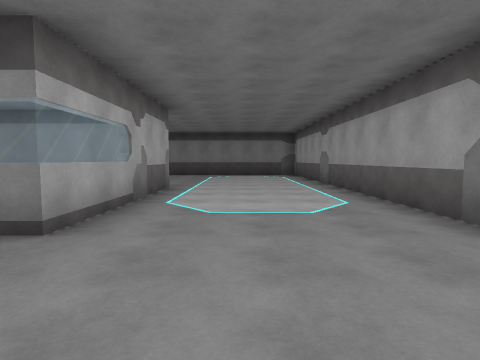
View 1 (above)

17 first-person views from a walk through a scene from a Unity 3-D project. The camera is 1.4 m above the floor, tilts 4° down and sees 80° across. The floor is counted in squares, 2 m on a side. Each view is taken from the middle of a square. On the plan, view 1 faces up. The plan holds only what a view shows up to about 10 squares ahead; the rest is blank. The player character is not drawn.

View 2
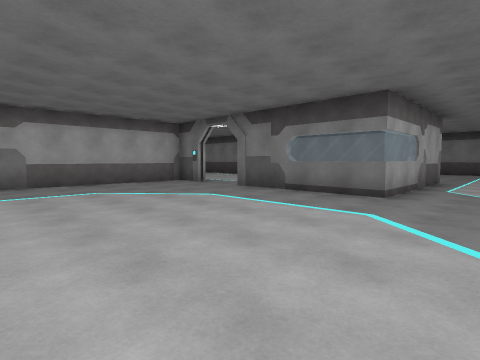

View 3
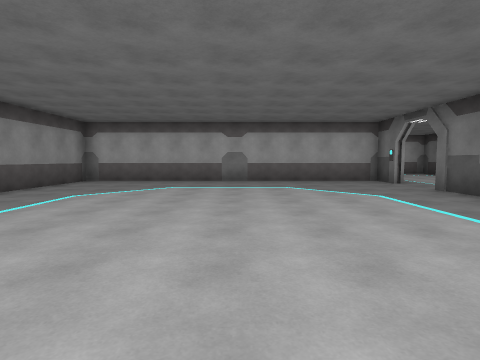

View 4
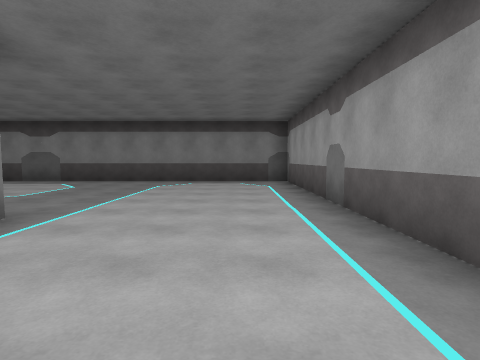

View 5
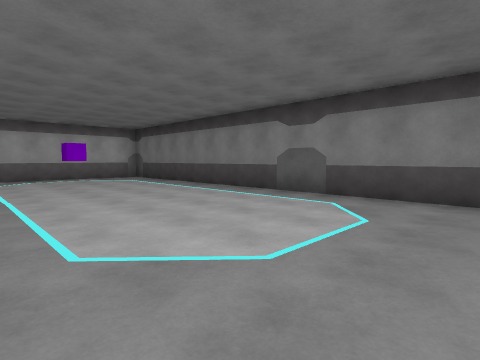

View 6
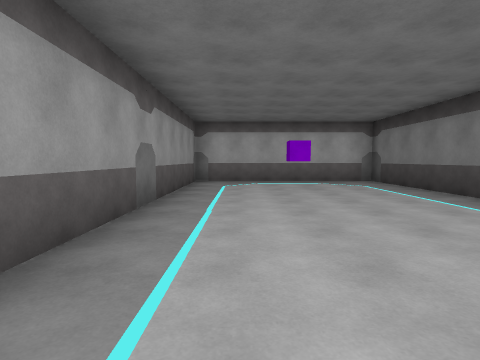

View 7
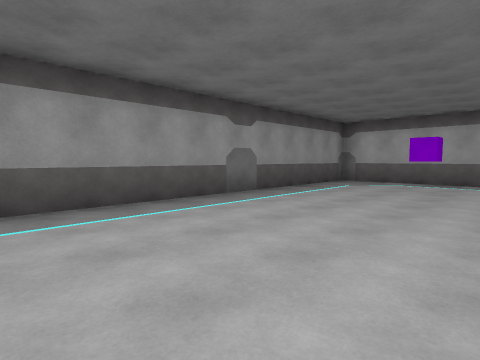

View 8
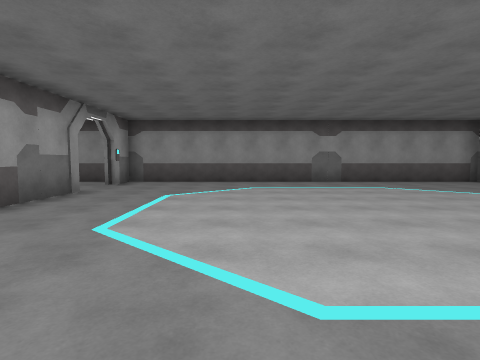

View 9
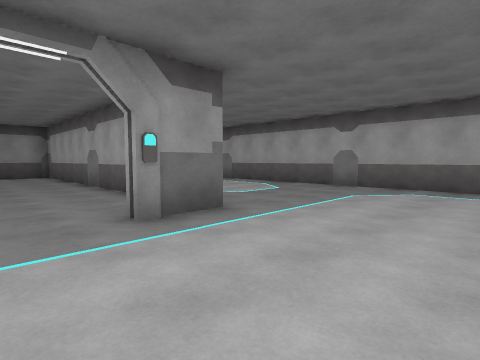

View 10
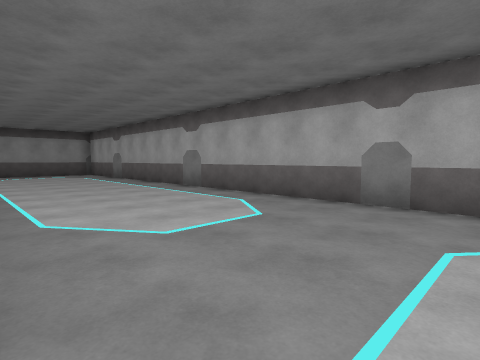

View 11
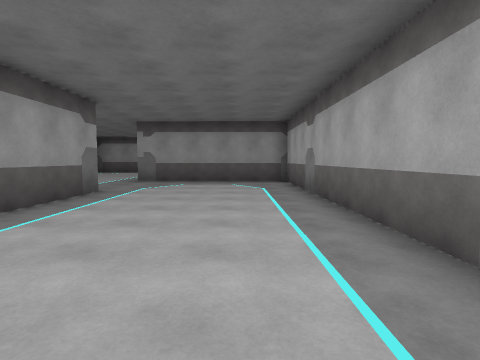

View 12
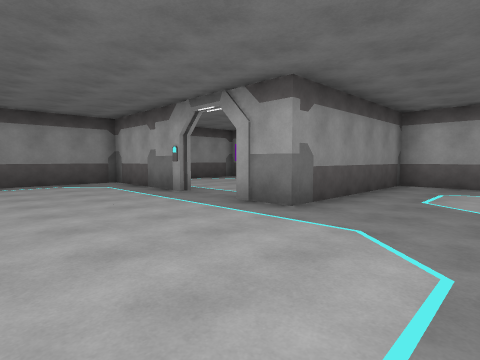

View 13
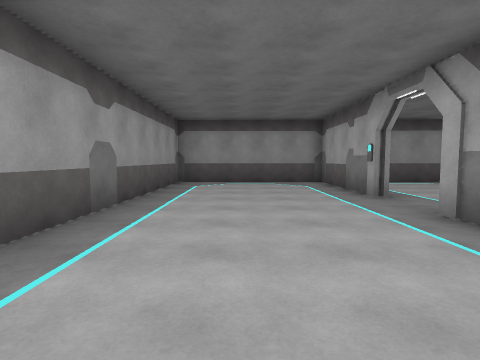

View 14
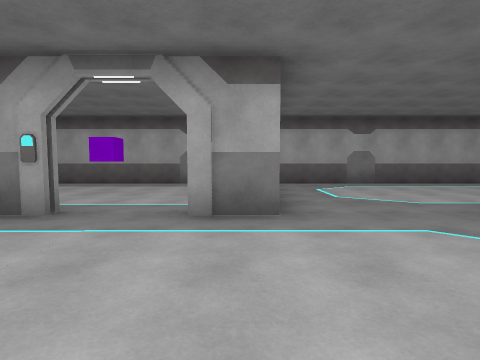

View 15
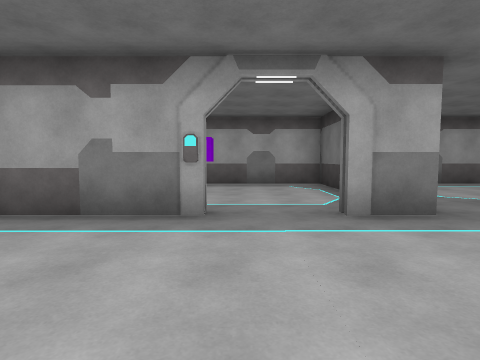

View 16
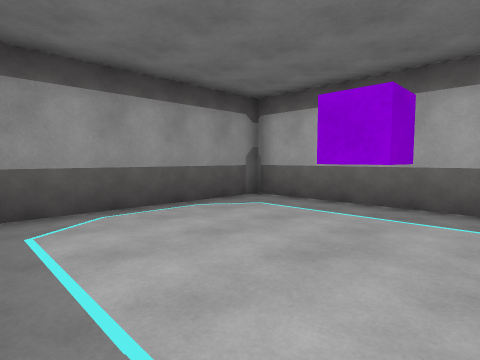

View 17
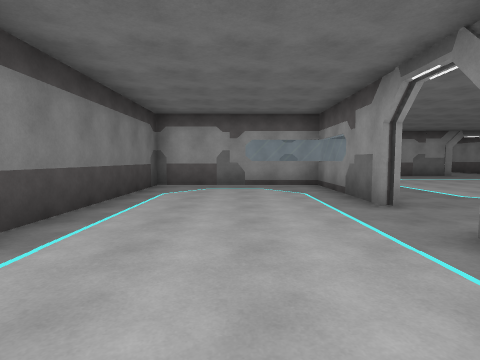

### Floor plan
Ten units are one square. View 1 is at (0, 0); x grows to the right and y downward. Boxes are objects, and circles mark ways between rooms. Rooms are numbered by the first view taken in them; rooms with no view inside come last. Other rooms are left out.
<svg viewBox="-141 -139 176 316">
<path fill="none" stroke="#000" d="M-75 -26 -86 -26 -86 72 26 72 26 61 29 61M-18 -75 -18 -26 -57 -26M26 -30 26 -134 -136 -134 -136 -75 -44 -75M26 44 26 21M-115 -107 -109 -107 -109 -102 -115 -102M-88 75 -88 48M-89 -28 -75 -28 -75 -26M-136 104 -86 105 -86 118M-58 -28 -20 -28 -20 -73 -74 -73M-86 134 -86 171 -40 172 -40 103M-136 -54 -136 110M-115 134 -109 134 -109 141M-90 134 -86 134M-136 110 -136 170 -93 171M-117 106 -136 106"/>
<circle cx="-65" cy="-30" r="3" fill="#2a7"/>
<circle cx="-90" cy="125" r="3" fill="#2a7"/>
<text x="-40" y="-20">1</text>
<text x="-100" y="40">2</text>
<text x="-120" y="140">3</text>
</svg>
Room 1 opens to room 2. Room 2 opens to room 3.

Where each view was taken, in squares from view 1:
view 1: 0 up, 0 right, facing up
view 2: 3 down, 0 right, facing up-left
view 3: 2 down, 1 right, facing left
view 4: 4 up, 1 right, facing up
view 5: 8 up, 2 left, facing up-left
view 6: 9 up, 4 left, facing left
view 7: 12 up, 4 left, facing down-left
view 8: 2 up, 1 left, facing down
view 9: 6 up, 6 left, facing down-left
view 10: 4 up, 9 left, facing down-left
view 11: 1 down, 12 left, facing down
view 12: 8 down, 5 left, facing down-left
view 13: 8 down, 6 left, facing down
view 14: 11 down, 5 left, facing left
view 15: 13 down, 5 left, facing left
view 16: 13 down, 9 left, facing down-left
view 17: 5 up, 10 left, facing right
